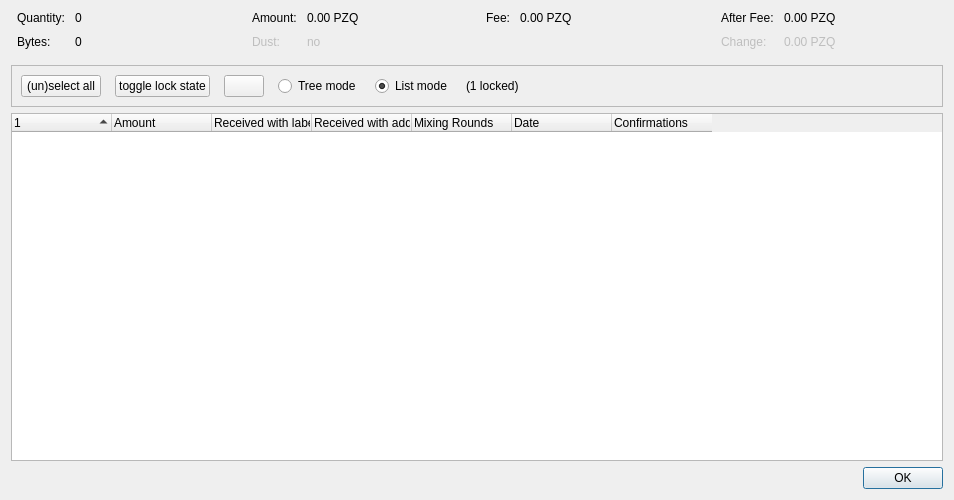
<?xml version="1.0" encoding="UTF-8"?>
<ui version="4.0">
 <class>CoinControlDialog</class>
 <widget class="QDialog" name="CoinControlDialog">
  <property name="geometry">
   <rect>
    <x>0</x>
    <y>0</y>
    <width>954</width>
    <height>500</height>
   </rect>
  </property>
  <property name="windowTitle">
   <string>Coin Selection</string>
  </property>
  <layout class="QVBoxLayout" name="verticalLayout">
   <item>
    <layout class="QHBoxLayout" name="horizontalLayoutTop" stretch="0,0,0,0">
     <property name="topMargin">
      <number>0</number>
     </property>
     <property name="bottomMargin">
      <number>10</number>
     </property>
     <item>
      <layout class="QFormLayout" name="formLayoutCoinControl1">
       <property name="horizontalSpacing">
        <number>10</number>
       </property>
       <property name="verticalSpacing">
        <number>10</number>
       </property>
       <property name="leftMargin">
        <number>6</number>
       </property>
       <property name="rightMargin">
        <number>6</number>
       </property>
       <item row="0" column="0">
        <widget class="QLabel" name="labelCoinControlQuantityText">
         <property name="text">
          <string>Quantity:</string>
         </property>
        </widget>
       </item>
       <item row="0" column="1">
        <widget class="QLabel" name="labelCoinControlQuantity">
         <property name="cursor">
          <cursorShape>IBeamCursor</cursorShape>
         </property>
         <property name="contextMenuPolicy">
          <enum>Qt::ActionsContextMenu</enum>
         </property>
         <property name="text">
          <string notr="true">0</string>
         </property>
         <property name="textInteractionFlags">
          <set>Qt::LinksAccessibleByMouse|Qt::TextSelectableByKeyboard|Qt::TextSelectableByMouse</set>
         </property>
        </widget>
       </item>
       <item row="1" column="0">
        <widget class="QLabel" name="labelCoinControlBytesText">
         <property name="text">
          <string>Bytes:</string>
         </property>
        </widget>
       </item>
       <item row="1" column="1">
        <widget class="QLabel" name="labelCoinControlBytes">
         <property name="cursor">
          <cursorShape>IBeamCursor</cursorShape>
         </property>
         <property name="contextMenuPolicy">
          <enum>Qt::ActionsContextMenu</enum>
         </property>
         <property name="text">
          <string notr="true">0</string>
         </property>
         <property name="textInteractionFlags">
          <set>Qt::LinksAccessibleByMouse|Qt::TextSelectableByKeyboard|Qt::TextSelectableByMouse</set>
         </property>
        </widget>
       </item>
      </layout>
     </item>
     <item>
      <layout class="QFormLayout" name="formLayoutCoinControl2">
       <property name="horizontalSpacing">
        <number>10</number>
       </property>
       <property name="verticalSpacing">
        <number>10</number>
       </property>
       <property name="leftMargin">
        <number>6</number>
       </property>
       <property name="rightMargin">
        <number>6</number>
       </property>
       <item row="0" column="0">
        <widget class="QLabel" name="labelCoinControlAmountText">
         <property name="text">
          <string>Amount:</string>
         </property>
        </widget>
       </item>
       <item row="0" column="1">
        <widget class="QLabel" name="labelCoinControlAmount">
         <property name="cursor">
          <cursorShape>IBeamCursor</cursorShape>
         </property>
         <property name="contextMenuPolicy">
          <enum>Qt::ActionsContextMenu</enum>
         </property>
         <property name="text">
          <string notr="true">0.00 PZQ</string>
         </property>
         <property name="textInteractionFlags">
          <set>Qt::LinksAccessibleByMouse|Qt::TextSelectableByKeyboard|Qt::TextSelectableByMouse</set>
         </property>
        </widget>
       </item>
       <item row="1" column="0">
        <widget class="QLabel" name="labelCoinControlLowOutputText">
         <property name="enabled">
          <bool>false</bool>
         </property>
         <property name="text">
          <string>Dust:</string>
         </property>
        </widget>
       </item>
       <item row="1" column="1">
        <widget class="QLabel" name="labelCoinControlLowOutput">
         <property name="enabled">
          <bool>false</bool>
         </property>
         <property name="cursor">
          <cursorShape>IBeamCursor</cursorShape>
         </property>
         <property name="contextMenuPolicy">
          <enum>Qt::ActionsContextMenu</enum>
         </property>
         <property name="text">
          <string notr="true">no</string>
         </property>
         <property name="textInteractionFlags">
          <set>Qt::LinksAccessibleByMouse|Qt::TextSelectableByKeyboard|Qt::TextSelectableByMouse</set>
         </property>
        </widget>
       </item>
      </layout>
     </item>
     <item>
      <layout class="QFormLayout" name="formLayoutCoinControl3">
       <property name="horizontalSpacing">
        <number>10</number>
       </property>
       <property name="verticalSpacing">
        <number>10</number>
       </property>
       <property name="leftMargin">
        <number>6</number>
       </property>
       <property name="rightMargin">
        <number>6</number>
       </property>
       <item row="0" column="0">
        <widget class="QLabel" name="labelCoinControlFeeText">
         <property name="text">
          <string>Fee:</string>
         </property>
        </widget>
       </item>
       <item row="0" column="1">
        <widget class="QLabel" name="labelCoinControlFee">
         <property name="cursor">
          <cursorShape>IBeamCursor</cursorShape>
         </property>
         <property name="contextMenuPolicy">
          <enum>Qt::ActionsContextMenu</enum>
         </property>
         <property name="text">
          <string notr="true">0.00 PZQ</string>
         </property>
         <property name="textInteractionFlags">
          <set>Qt::LinksAccessibleByMouse|Qt::TextSelectableByKeyboard|Qt::TextSelectableByMouse</set>
         </property>
        </widget>
       </item>
      </layout>
     </item>
     <item>
      <layout class="QFormLayout" name="formLayoutCoinControl4">
       <property name="horizontalSpacing">
        <number>10</number>
       </property>
       <property name="verticalSpacing">
        <number>10</number>
       </property>
       <property name="leftMargin">
        <number>6</number>
       </property>
       <property name="rightMargin">
        <number>6</number>
       </property>
       <item row="0" column="0">
        <widget class="QLabel" name="labelCoinControlAfterFeeText">
         <property name="text">
          <string>After Fee:</string>
         </property>
        </widget>
       </item>
       <item row="0" column="1">
        <widget class="QLabel" name="labelCoinControlAfterFee">
         <property name="cursor">
          <cursorShape>IBeamCursor</cursorShape>
         </property>
         <property name="contextMenuPolicy">
          <enum>Qt::ActionsContextMenu</enum>
         </property>
         <property name="text">
          <string notr="true">0.00 PZQ</string>
         </property>
         <property name="textInteractionFlags">
          <set>Qt::LinksAccessibleByMouse|Qt::TextSelectableByKeyboard|Qt::TextSelectableByMouse</set>
         </property>
        </widget>
       </item>
       <item row="1" column="0">
        <widget class="QLabel" name="labelCoinControlChangeText">
         <property name="enabled">
          <bool>false</bool>
         </property>
         <property name="text">
          <string>Change:</string>
         </property>
        </widget>
       </item>
       <item row="1" column="1">
        <widget class="QLabel" name="labelCoinControlChange">
         <property name="enabled">
          <bool>false</bool>
         </property>
         <property name="cursor">
          <cursorShape>IBeamCursor</cursorShape>
         </property>
         <property name="contextMenuPolicy">
          <enum>Qt::ActionsContextMenu</enum>
         </property>
         <property name="text">
          <string notr="true">0.00 PZQ</string>
         </property>
         <property name="textInteractionFlags">
          <set>Qt::LinksAccessibleByMouse|Qt::TextSelectableByKeyboard|Qt::TextSelectableByMouse</set>
         </property>
        </widget>
       </item>
      </layout>
     </item>
    </layout>
   </item>
   <item>
    <widget class="QFrame" name="frame">
     <property name="minimumSize">
      <size>
       <width>0</width>
       <height>40</height>
      </size>
     </property>
     <property name="frameShape">
      <enum>QFrame::StyledPanel</enum>
     </property>
     <property name="frameShadow">
      <enum>QFrame::Sunken</enum>
     </property>
     <layout class="QHBoxLayout" name="horizontalLayout">
      <item>
       <layout class="QHBoxLayout" name="horizontalLayoutPanel" stretch="0,0,0,0,0,0,0">
        <property name="spacing">
         <number>14</number>
        </property>
        <item>
         <widget class="QPushButton" name="pushButtonSelectAll">
          <property name="sizePolicy">
           <sizepolicy hsizetype="Maximum" vsizetype="Fixed">
            <horstretch>0</horstretch>
            <verstretch>0</verstretch>
           </sizepolicy>
          </property>
          <property name="text">
           <string>(un)select all</string>
          </property>
          <property name="autoDefault">
           <bool>false</bool>
          </property>
         </widget>
        </item>
        <item>
         <widget class="QPushButton" name="pushButtonToggleLock">
          <property name="sizePolicy">
           <sizepolicy hsizetype="Maximum" vsizetype="Fixed">
            <horstretch>0</horstretch>
            <verstretch>0</verstretch>
           </sizepolicy>
          </property>
          <property name="text">
           <string>toggle lock state</string>
          </property>
          <property name="autoDefault">
           <bool>false</bool>
          </property>
         </widget>
        </item>
        <item>
         <widget class="QPushButton" name="hideButton">
          <property name="sizePolicy">
           <sizepolicy hsizetype="Maximum" vsizetype="Fixed">
            <horstretch>0</horstretch>
            <verstretch>0</verstretch>
           </sizepolicy>
          </property>
          <property name="text">
           <string/>
          </property>
          <property name="autoDefault">
           <bool>false</bool>
          </property>
         </widget>
        </item>
        <item>
         <widget class="QRadioButton" name="radioTreeMode">
          <property name="sizePolicy">
           <sizepolicy hsizetype="Maximum" vsizetype="Fixed">
            <horstretch>0</horstretch>
            <verstretch>0</verstretch>
           </sizepolicy>
          </property>
          <property name="text">
           <string>Tree mode</string>
          </property>
         </widget>
        </item>
        <item>
         <widget class="QRadioButton" name="radioListMode">
          <property name="sizePolicy">
           <sizepolicy hsizetype="Maximum" vsizetype="Fixed">
            <horstretch>0</horstretch>
            <verstretch>0</verstretch>
           </sizepolicy>
          </property>
          <property name="text">
           <string>List mode</string>
          </property>
          <property name="checked">
           <bool>true</bool>
          </property>
         </widget>
        </item>
        <item>
         <widget class="QLabel" name="labelLocked">
          <property name="text">
           <string>(1 locked)</string>
          </property>
         </widget>
        </item>
        <item>
         <spacer name="horizontalSpacer">
          <property name="orientation">
           <enum>Qt::Horizontal</enum>
          </property>
          <property name="sizeHint" stdset="0">
           <size>
            <width>40</width>
            <height>20</height>
           </size>
          </property>
         </spacer>
        </item>
       </layout>
      </item>
     </layout>
    </widget>
   </item>
   <item>
    <widget class="CoinControlTreeWidget" name="treeWidget">
     <property name="contextMenuPolicy">
      <enum>Qt::CustomContextMenu</enum>
     </property>
     <property name="sortingEnabled">
      <bool>false</bool>
     </property>
     <property name="columnCount">
      <number>7</number>
     </property>
     <attribute name="headerShowSortIndicator" stdset="0">
      <bool>true</bool>
     </attribute>
     <attribute name="headerStretchLastSection">
      <bool>false</bool>
     </attribute>
     <column>
      <property name="text">
       <string/>
      </property>
     </column>
     <column>
      <property name="text">
       <string>Amount</string>
      </property>
     </column>
     <column>
      <property name="text">
       <string>Received with label</string>
      </property>
     </column>
     <column>
      <property name="text">
       <string>Received with address</string>
      </property>
     </column>
     <column>
      <property name="text">
       <string>Mixing Rounds</string>
      </property>
     </column>
     <column>
      <property name="text">
       <string>Date</string>
      </property>
     </column>
     <column>
      <property name="text">
       <string>Confirmations</string>
      </property>
      <property name="toolTip">
       <string>Confirmed</string>
      </property>
     </column>
    </widget>
   </item>
   <item>
    <widget class="QDialogButtonBox" name="buttonBox">
     <property name="orientation">
      <enum>Qt::Horizontal</enum>
     </property>
     <property name="standardButtons">
      <set>QDialogButtonBox::Ok</set>
     </property>
    </widget>
   </item>
  </layout>
 </widget>
 <customwidgets>
  <customwidget>
   <class>CoinControlTreeWidget</class>
   <extends>QTreeWidget</extends>
   <header>qt/coincontroltreewidget.h</header>
  </customwidget>
 </customwidgets>
 <resources/>
 <connections/>
</ui>
